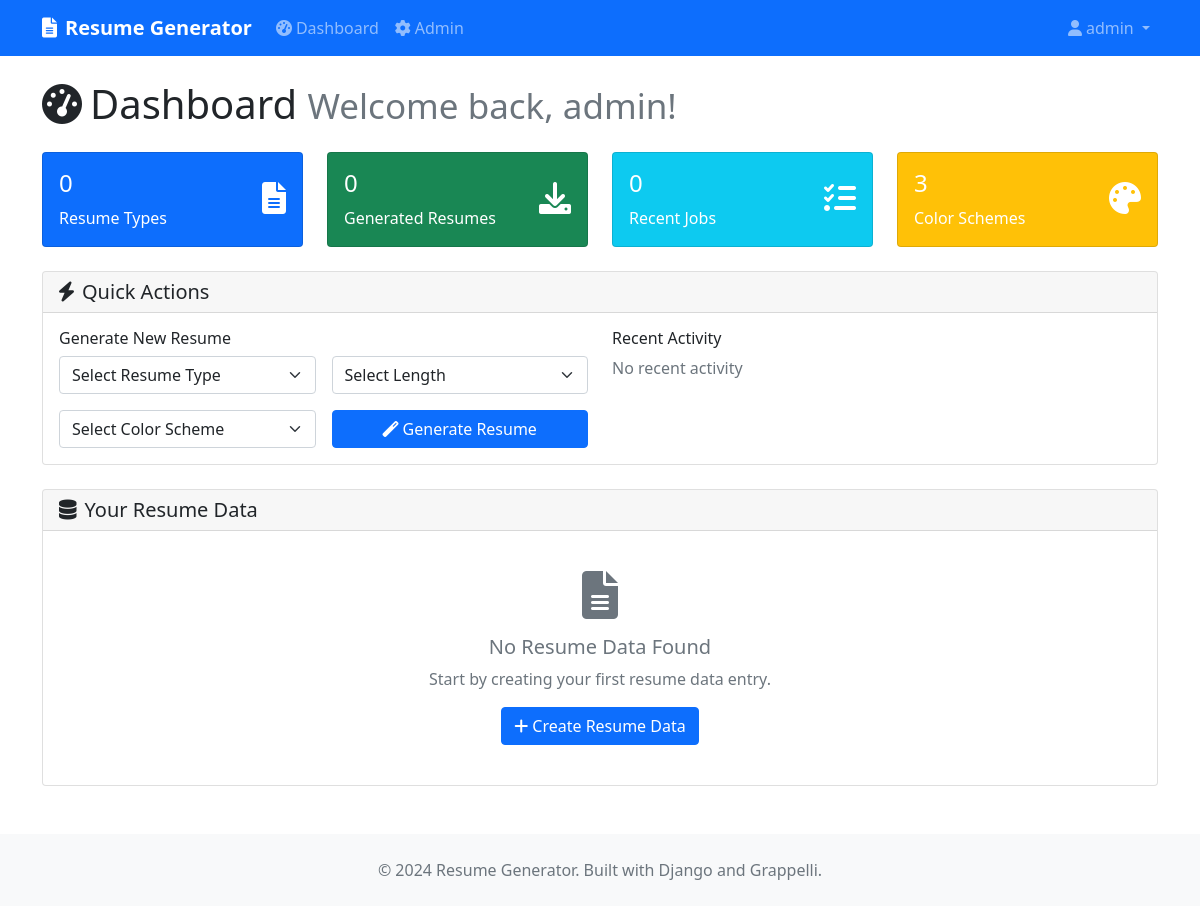
Before: / (signed in) with the older database file.
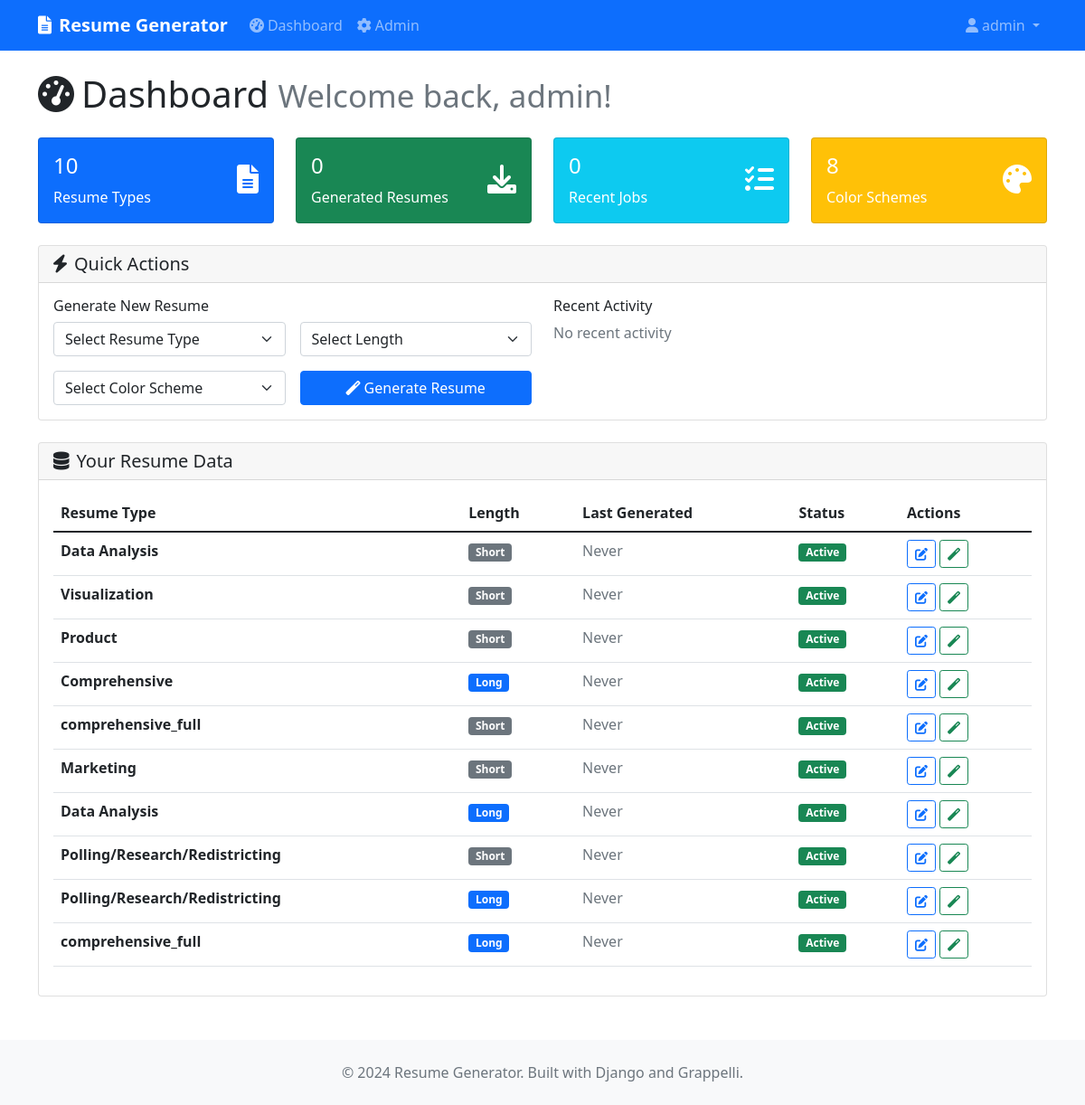
After: the same page with the newer database file.
### resumes/models.py (models this page shows, shortened)
class CustomUser(AbstractUser):
    phone = models.CharField(
        max_length=20,
        blank=True,
        validators=[RegexValidator(
            regex=r'^\+?1?\d{9,15}$',
            message="Phone number must be entered in the format: '+999999999'. Up to 15 digits allowed."
        )]
    )
    website = models.URLField(blank=True)
    linkedin = models.URLField(blank=True)
    github = models.URLField(blank=True)
    location = models.CharField(max_length=100, blank=True)
    professional_title = models.CharField(max_length=200, blank=True)
    bio = models.TextField(blank=True, help_text="Professional bio or summary")
    preferred_color_scheme = models.CharField(max_length=100, default='default_professional')
    preferred_resume_length = models.CharField(
        max_length=10,
        choices=[
            ('long', 'Long (3+ pages)'),
            ('short', 'Short (1-2 pages)'),
        ],
        default='long'
    )
    is_verified = models.BooleanField(default=False)
    email_verified = models.BooleanField(default=False)
    subscription_tier = models.CharField(
        max_length=20,
        choices=[
            ('free', 'Free'),
            ('premium', 'Premium'),
            ('enterprise', 'Enterprise'),
        ],
        default='free'
    )
    created_at = models.DateTimeField(auto_now_add=True)
    updated_at = models.DateTimeField(auto_now=True)
    last_login_at = models.DateTimeField(null=True, blank=True)
    class Meta:
        db_table = 'auth_user'
        verbose_name = 'User'
        verbose_name_plural = 'Users'

class UserResumeData(models.Model):
    user = models.ForeignKey(CustomUser, on_delete=models.CASCADE, related_name='resume_data')
    resume_type = models.CharField(
        max_length=50,
        choices=[
            ('comprehensive', 'Comprehensive'),
            ('polling_research_redistricting', 'Polling/Research/Redistricting'),
            ('marketing', 'Marketing'),
            ('data_analysis', 'Data Analysis'),
            ('visualisation', 'Visualization'),
            ('product', 'Product'),
        ]
    )
    length_variant = models.CharField(
        max_length=20,
        choices=[
            ('long', 'Long'),
            ('short', 'Short'),
        ]
    )
    personal_info = models.JSONField(default=dict)
    summary = models.TextField(blank=True)
    competencies = models.JSONField(default=dict)
    experience = models.JSONField(default=list)
    achievements = models.JSONField(default=dict)
    education = models.JSONField(default=list)
    projects = models.JSONField(default=list)
    certifications = models.JSONField(default=list)
    additional_info = models.TextField(blank=True)
    input_file_path = models.CharField(max_length=500, blank=True)
    output_directory = models.CharField(max_length=500, blank=True)
    is_active = models.BooleanField(default=True)
    last_generated = models.DateTimeField(null=True, blank=True)
    created_at = models.DateTimeField(auto_now_add=True)
    updated_at = models.DateTimeField(auto_now=True)
    class Meta:
        unique_together = ['user', 'resume_type', 'length_variant']
        ordering = ['-updated_at']

### resumes/views.py (the view)
# urls.py: path('', views.dashboard, name='dashboard'),
@login_required
def dashboard(request):
    user = request.user
    resume_data = UserResumeData.objects.filter(user=user, is_active=True)
    resumes = Resume.objects.filter(user=user)
    recent_jobs = ResumeGenerationJob.objects.filter(user=user).order_by('-created_at')[:5]
    color_schemes = ColorScheme.objects.filter(is_active=True)
    templates = ResumeTemplate.objects.filter(is_active=True)
    context = {
        'user': user,
        'resume_data': resume_data,
        'resumes': resumes,
        'recent_jobs': recent_jobs,
        'color_schemes': color_schemes,
        'templates': templates,
        'resume_types': [
            ('comprehensive', 'Comprehensive'),
            ('polling_research_redistricting', 'Polling/Research/Redistricting'),
            ('marketing', 'Marketing'),
            ('data_analysis', 'Data Analysis'),
            ('visualisation', 'Visualization'),
            ('product', 'Product'),
        ],
        'length_variants': [
            ('long', 'Long (3+ pages)'),
            ('short', 'Short (1-2 pages)'),
        ]
    }
    return render(request, 'resumes/dashboard.html', context)

### resumes/templates/resumes/dashboard.html (shortened to what this page needs)
{% extends 'resumes/base.html' %}
{% block content %}
<div class="row">
    <div class="col-12">
        <h1 class="mb-4">
            <i class="fas fa-tachometer-alt me-2"></i>Dashboard
            <small class="text-muted">Welcome back, {{ user.first_name|default:user.username }}!</small>
        </h1>
    </div>
</div>
<div class="row mb-4">
    <div class="col-md-3">
        <div class="card bg-primary text-white">
            <div class="card-body">
                <div class="d-flex justify-content-between">
                    <div>
                        <h4 class="card-title">{{ resume_data.count }}</h4>
                        <p class="card-text">Resume Types</p>
                    </div>
                    <div class="align-self-center">
                        <i class="fas fa-file-alt fa-2x"></i>
                    </div>
                </div>
            </div>
        </div>
    </div>
    <div class="col-md-3">
        <div class="card bg-success text-white">
            <div class="card-body">
                <div class="d-flex justify-content-between">
                    <div>
                        <h4 class="card-title">{{ resumes.count }}</h4>
                        <p class="card-text">Generated Resumes</p>
                    </div>
                    <div class="align-self-center">
                        <i class="fas fa-download fa-2x"></i>
                    </div>
                </div>
            </div>
        </div>
    </div>
    <div class="col-md-3">
        <div class="card bg-info text-white">
            <div class="card-body">
                <div class="d-flex justify-content-between">
                    <div>
                        <h4 class="card-title">{{ recent_jobs.count }}</h4>
                        <p class="card-text">Recent Jobs</p>
                    </div>
                    <div class="align-self-center">
                        <i class="fas fa-tasks fa-2x"></i>
                    </div>
                </div>
            </div>
        </div>
    </div>
    <div class="col-md-3">
        <div class="card bg-warning text-white">
            <div class="card-body">
                <div class="d-flex justify-content-between">
                    <div>
                        <h4 class="card-title">{{ color_schemes.count }}</h4>
                        <p class="card-text">Color Schemes</p>
                    </div>
                    <div class="align-self-center">
                        <i class="fas fa-palette fa-2x"></i>
                    </div>
                </div>
            </div>
        </div>
    </div>
</div>
<div class="row mb-4">
    <div class="col-12">
        <div class="card">
            <div class="card-header">
                <h5 class="card-title mb-0">
                    <i class="fas fa-bolt me-2"></i>Quick Actions
                </h5>
            </div>
            <div class="card-body">
                <div class="row">
                    <div class="col-md-6">
                        <h6>Generate New Resume</h6>
                        <form id="quickGenerateForm">
                            <div class="row g-3">
                                <div class="col-md-6">
                                    <select class="form-select" name="resume_type" required>
                                        <option value="">Select Resume Type</option>
                                    </select>
                                </div>
                                <div class="col-md-6">
                                    <select class="form-select" name="length_variant" required>
                                        <option value="">Select Length</option>
                                    </select>
                                </div>
                                <div class="col-md-6">
                                    <select class="form-select" name="color_scheme">
                                        <option value="">Select Color Scheme</option>
                                    </select>
                                </div>
                                <div class="col-md-6">
                                    <button type="submit" class="btn btn-primary w-100">
                                        <i class="fas fa-magic me-1"></i>Generate Resume
                                    </button>
                                </div>
                            </div>
                        </form>
                    </div>
                    <div class="col-md-6">
                        <h6>Recent Activity</h6>
                        {% if recent_jobs %}
                            <div class="list-group list-group-flush">
                                {% for job in recent_jobs %}
                                    <div class="list-group-item d-flex justify-content-between align-items-center">
                                        <div>
                                            <strong>{{ job.resume.title }}</strong>
                                            <br>
                                            <small class="text-muted">{{ job.created_at|date:"M d, Y H:i" }}</small>
                                        </div>
                                        <span class="badge bg-{% if job.status == 'completed' %}success{% elif job.status == 'failed' %}danger{% else %}warning{% endif %} status-badge">
                                            {{ job.get_status_display }}
                                        </span>
                                    </div>
                                {% endfor %}
                            </div>
                        {% else %}
                            <p class="text-muted">No recent activity</p>
                        {% endif %}
                    </div>
                </div>
            </div>
        </div>
    </div>
</div>
<div class="row">
    <div class="col-12">
        <div class="card">
            <div class="card-header">
                <h5 class="card-title mb-0">
                    <i class="fas fa-database me-2"></i>Your Resume Data
                </h5>
            </div>
            <div class="card-body">
                {% if resume_data %}
                    <div class="table-responsive">
                        <table class="table table-hover">
                            <thead>
                                <tr>
                                    <th>Resume Type</th>
                                    <th>Length</th>
                                    <th>Last Generated</th>
                                    <th>Status</th>
                                    <th>Actions</th>
                                </tr>
                            </thead>
                            <tbody>
                                {% for data in resume_data %}
                                    <tr>
                                        <td>
                                            <strong>{{ data.get_resume_type_display }}</strong>
                                        </td>
                                        <td>
                                            <span class="badge bg-{% if data.length_variant == 'long' %}primary{% else %}secondary{% endif %}">
                                                {{ data.get_length_variant_display }}
                                            </span>
                                        </td>
                                        <td>
                                            {% if data.last_generated %}
                                                {{ data.last_generated|date:"M d, Y H:i" }}
                                            {% else %}
                                                <span class="text-muted">Never</span>
                                            {% endif %}
                                        </td>
                                        <td>
                                            <span class="badge bg-{% if data.is_active %}success{% else %}secondary{% endif %}">
                                                {% if data.is_active %}Active{% else %}Inactive{% endif %}
                                            </span>
                                        </td>
                                        <td>
                                            <button class="btn btn-sm btn-outline-primary" onclick="editResumeData({{ data.id }})">
                                                <i class="fas fa-edit"></i>
                                            </button>
                                            <button class="btn btn-sm btn-outline-success" onclick="generateResume({{ data.id }})">
                                                <i class="fas fa-magic"></i>
                                            </button>
                                        </td>
                                    </tr>
                                {% endfor %}
                            </tbody>
                        </table>
                    </div>
                {% else %}
                    <div class="text-center py-4">
                        <i class="fas fa-file-alt fa-3x text-muted mb-3"></i>
                        <h5 class="text-muted">No Resume Data Found</h5>
                        <p class="text-muted">Start by creating your first resume data entry.</p>
                        <button class="btn btn-primary" onclick="createResumeData()">
                            <i class="fas fa-plus me-1"></i>Create Resume Data
                        </button>
                    </div>
                {% endif %}
            </div>
        </div>
    </div>
</div>
{% endblock %}

### resumes/templates/resumes/base.html (shortened to what this page needs)
<!DOCTYPE html>
<html lang="en">
<head>
    <link href="https://cdn.jsdelivr.net/npm/bootstrap@5.1.3/dist/css/bootstrap.min.css" rel="stylesheet">
    <link href="https://cdnjs.cloudflare.com/ajax/libs/font-awesome/6.0.0/css/all.min.css" rel="stylesheet">
</head>
<body>
    <nav class="navbar navbar-expand-lg navbar-dark bg-primary">
        <div class="container">
            <a class="navbar-brand" href="{% url 'resumes:dashboard' %}">
                <i class="fas fa-file-alt me-2"></i>Resume Generator
            </a>
            <div class="collapse navbar-collapse" id="navbarNav">
                <ul class="navbar-nav me-auto">
                    <li class="nav-item">
                        <a class="nav-link" href="{% url 'resumes:dashboard' %}">
                            <i class="fas fa-tachometer-alt me-1"></i>Dashboard
                        </a>
                    </li>
                    <li class="nav-item">
                        <a class="nav-link" href="{% url 'admin:index' %}">
                            <i class="fas fa-cog me-1"></i>Admin
                        </a>
                    </li>
                </ul>
                <ul class="navbar-nav">
                    <li class="nav-item dropdown">
                        <a class="nav-link dropdown-toggle" href="#" id="navbarDropdown" role="button" data-bs-toggle="dropdown">
                            <i class="fas fa-user me-1"></i>{{ user.username }}
                        </a>
                    </li>
                </ul>
            </div>
        </div>
    </nav>
    <main class="container mt-4">
        {% block content %}{% endblock %}
    </main>
    <footer class="bg-light mt-5 py-4">
        <div class="container text-center">
            <p class="text-muted mb-0">&copy; 2024 Resume Generator. Built with Django and Grappelli.</p>
        </div>
    </footer>
</body>
</html>

### resumes/templates/resumes/base.html (style rules this page uses)
.navbar-brand { font-weight: bold; }
.card { transition: transform 0.2s; }

Changed rows visible on the page:
added UserResumeData: resume_type "Data Analysis", length_variant "Short", shows "Never", is_active "Active"
added UserResumeData: resume_type "Visualization", length_variant "Short", shows "Never", is_active "Active"
added UserResumeData: resume_type "Product", length_variant "Short", shows "Never", is_active "Active"
added UserResumeData: resume_type "Comprehensive", length_variant "Long", shows "Never", is_active "Active"
added UserResumeData: resume_type "comprehensive_full", length_variant "Short", shows "Never", is_active "Active"
added UserResumeData: resume_type "Marketing", length_variant "Short", shows "Never", is_active "Active"
added UserResumeData: resume_type "Data Analysis", length_variant "Long", shows "Never", is_active "Active"
added UserResumeData: resume_type "Polling/Research/Redistricting", length_variant "Short", shows "Never", is_active "Active"
added UserResumeData: resume_type "Polling/Research/Redistricting", length_variant "Long", shows "Never", is_active "Active"
added UserResumeData: resume_type "comprehensive_full", length_variant "Long", shows "Never", is_active "Active"
Other visible differences:
{{ resume_data.count }}: "0" → "10"
{{ color_schemes.count }}: "3" → "8"
text no longer shown: "No Resume Data Found Start by creating your first resume data entry. Create Resume Data"
text now shown: "Resume Type Length Last Generated Status Actions"
